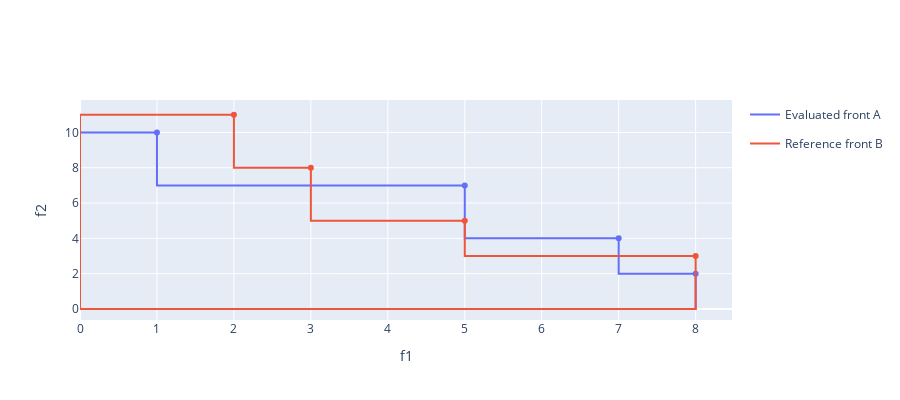

The notebook cell saved with this chart:
### Markdown cell above
### Notebook to test Multi-Objective Optimization algorithm evaluation metrics

### Code cell
import sys

import numpy as np
import plotly.express as px
import plotly.graph_objects as go

sys.path.append('..')

from evaluation.performance_indicators import (set_coverage,
                                               epsilon_indicator_mul,
                                               epsilon_indicator_add,
                                               add_front_area)

# Define "dummy" Pareto fronts
reference_front = np.array([[8, 3], [5, 5], [3, 8], [2, 11]])
evaluated_front = np.array([[8, 2], [7, 4], [5, 7], [1, 10]])

# Plot fronts
colors = px.colors.qualitative.Plotly
fig = go.Figure()
fig = add_front_area(fig, evaluated_front, 'Evaluated front A', colors[0])
fig = add_front_area(fig, reference_front, 'Reference front B', colors[1])
# fig.add_scatter(x=evaluated_front[:, 0], y=evaluated_front[:,1], mode='markers', name='Evaluated front A')
# fig.add_scatter(x=reference_front[:, 0], y=reference_front[:, 1], mode='markers', name='Reference front B')
fig.update_xaxes(title_text='f1')
fig.update_yaxes(title_text='f2')
fig.update_layout(height=400)
fig.show()

### Figure 1 — Plotly figure (JSON) as saved in the notebook; plotly's stock layout.template omitted (floating-point values rounded to 4 significant figures)
{"data": [{"legendgroup": "Evaluated front A", "line": {"color": "#636EFA"}, "mode": "lines", "name": "Evaluated front A", "showlegend": true, "type": "scatter", "x": [0, 8, 8, 7, 7, 5, 5, 1, 1, 0, 0], "y": [0, 0, 2, 2, 4, 4, 7, 7, 10, 10, 0]}, {"legendgroup": "Evaluated front A", "line": {"color": "#636EFA"}, "mode": "markers", "showlegend": false, "type": "scatter", "x": [8, 7, 5, 1], "y": [2, 4, 7, 10]}, {"legendgroup": "Reference front B", "line": {"color": "#EF553B"}, "mode": "lines", "name": "Reference front B", "showlegend": true, "type": "scatter", "x": [0, 8, 8, 5, 5, 3, 3, 2, 2, 0, 0], "y": [0, 0, 3, 3, 5, 5, 8, 8, 11, 11, 0]}, {"legendgroup": "Reference front B", "line": {"color": "#EF553B"}, "mode": "markers", "showlegend": false, "type": "scatter", "x": [8, 5, 3, 2], "y": [3, 5, 8, 11]}], "layout": {"height": 400, "xaxis": {"title": {"text": "f1"}}, "yaxis": {"title": {"text": "f2"}}}}
